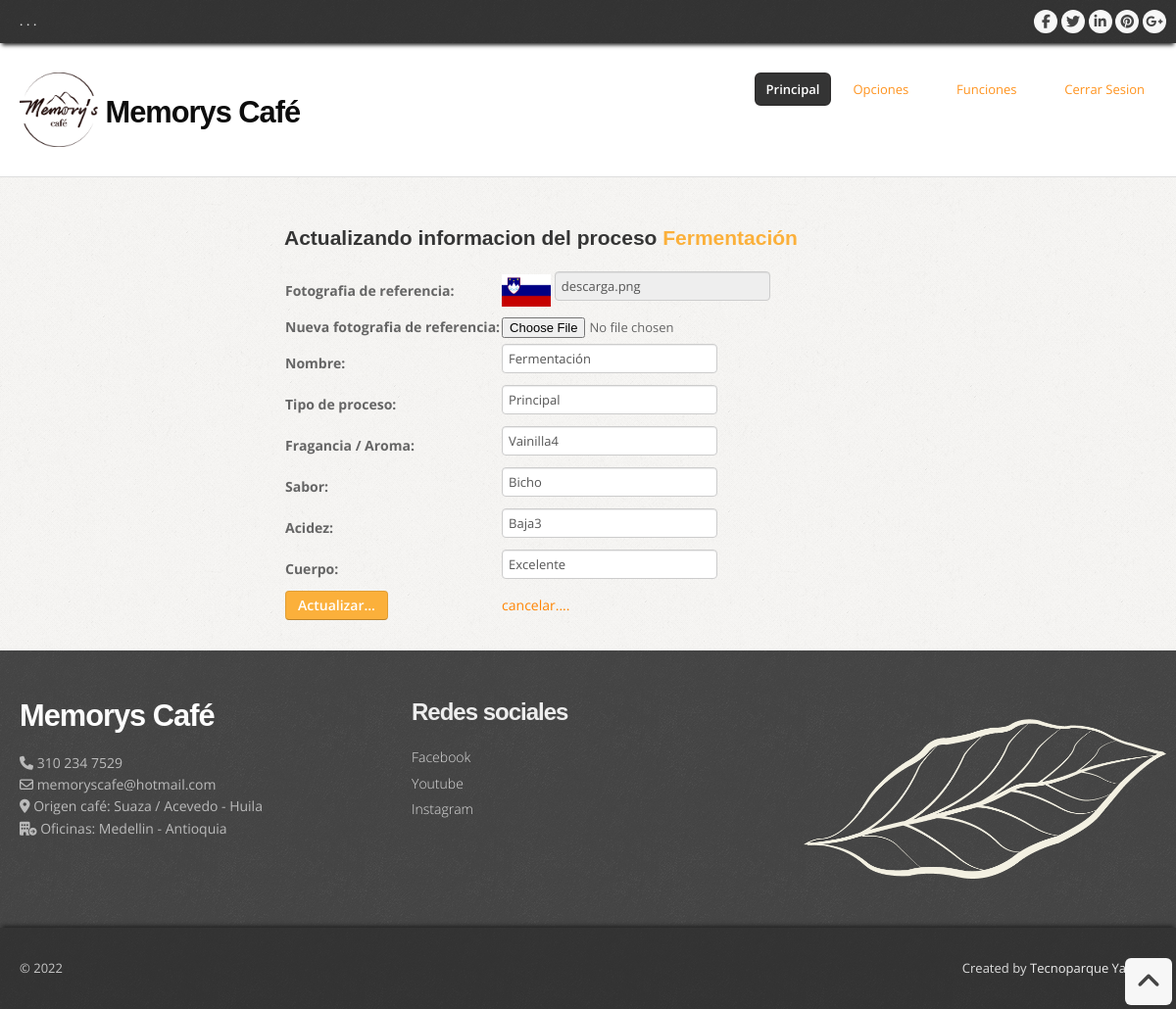
Page /template/funciones/actualizar_proceso1.php?cod=3 on the committed database.
### tables this page shows
CREATE TABLE `proceso` (
  `id_proceso` int(11) NOT NULL,
  `nombre_proceso` varchar(50) NOT NULL,
  `tipo_fer` varchar(50) NOT NULL,
  `fragancia_proceso` varchar(25) NOT NULL,
  `sabor_proceso` varchar(25) NOT NULL,
  `acidez_proceso` varchar(30) NOT NULL,
  `cuerpo_proceso` varchar(30) NOT NULL,
  `id_variedad` int(11) NOT NULL,
  `foto_proceso` varchar(250) NOT NULL,
  `ruta_proceso` varchar(250) NOT NULL
);

### template/funciones/actualizar_proceso1.php (the view, shortened to what this page needs)
<?php
include '../conexion.php';
?>
<!DOCTYPE html>
<html lang="en">
<head>
  <link href="../css/bootstrap.css" rel="stylesheet" />
  <link href="../css/bootstrap-responsive.css" rel="stylesheet" />
  <link href="../css/prettyPhoto.css" rel="stylesheet" />
  <link href="../css/style.css" rel="stylesheet">
  <link rel="stylesheet" href="../../css/actualizar2.css">
  <link id="t-colors" href="../color/default.css" rel="stylesheet" />
</head>
<body>
  <div id="wrapper">
    <header>
      <div class="top">
        <div class="container">
          <div class="row">
            <div class="span6">
              <ul class="topmenu">
                <li><a href="#">.</a></li>
                <li><a href="#">.</a></li>
                <li><a href="#">.</a></li>
              </ul>
            </div>
            <div class="span6">
              <ul class="social-network">
                <li><a href="#" data-placement="bottom" title="Facebook"><i class="icon-circled icon-bglight icon-facebook"></i></a></li>
                <li><a href="#" data-placement="bottom" title="Twitter"><i class="icon-circled icon-bglight icon-twitter"></i></a></li>
                <li><a href="#" data-placement="bottom" title="Linkedin"><i class="icon-circled icon-linkedin icon-bglight"></i></a></li>
                <li><a href="#" data-placement="bottom" title="Pinterest"><i class="icon-circled icon-pinterest  icon-bglight"></i></a></li>
                <li><a href="#" data-placement="bottom" title="Google +"><i class="icon-circled icon-google-plus icon-bglight"></i></a></li>
              </ul>
            </div>
          </div>
        </div>
      </div>
      <div class="container">
        <div class="row nomargin">
          <div class="span4">
            <div class="logo">
              <h1><img src="../icon/logo.png" width="80px" alt=""> Memorys Café</a></h1>
            </div>
          </div>
          <div class="span8">
            <div class="navbar navbar-static-top">
              <div class="navigation">
                <nav>
                  <ul class="nav topnav">
                    <li class="active">
                      <a href="inicio.php">Principal</a>
                    </li>
                    <li class="dropdown">
                      <a href="#">Opciones <i class="icon-angle-down"></i></a>
                    </li>
                    <li class="dropdown">
                      <a href="#">Funciones <i class="icon-angle-down"></i></a>
                    </li>
                    <li>
                      <a href="contact.html">Cerrar Sesion </a>
                    </li>
                  </ul>
                </nav>
              </div>
            </div>
          </div>
        </div>
      </div>
    </header>
    <section id="content">
      <div class="container">
        <div class="row">
        <?php
         try {
                $sql = "SELECT * FROM proceso where id_proceso=".$_REQUEST['cod'].";";
                $resultado=$cadena->prepare($sql);
                $resultado->execute (array());
                while ($consulta=$resultado-> fetch ( PDO::FETCH_ASSOC)) {
             ?>
                <form  name="form" action="actualizar_proceso2.php?id=<?php echo $_REQUEST['cod'];?> " method="POST" enctype="multipart/form-data" class="formprincipal">
                <td> <h3> Actualizando informacion del proceso <span class="usuario"> <?php echo $consulta['nombre_proceso']; ?></span></h3> </td >
                     <table >
                     <tr>
                     <th >Fotografia de referencia:   </th>
                        <th > <img src="../fotografiaProceso/<?=$consulta['foto_proceso']?>" alt="" width="50px"> <input type="text" name="imagenantigua" value="<?php echo $consulta['foto_proceso']; ?>" readonly > </th>
                     </tr>
                     <tr>
                        <th >Nueva fotografia de referencia:   </th>
                        <th > <input type="file" name="nameimagen" require value="" class="box1"> </th>
                     </tr>
                     <tr>
                        <th >Nombre:   </th>
                        <th > <input type="text" name="nombrep" require value="<?php echo $consulta['nombre_proceso']; ?>" class="box1"> </th>
                     </tr>
                     <tr>
                        <th >Tipo de proceso:   </th>
                        <th > <input type="text" name="tipop" require value="<?php echo $consulta['tipo_fer']; ?>" class="box1"> </th>
                     </tr>
                     <tr>
                        <th>Fragancia / Aroma:   </th>
                        <th> <input type="text" name="fraganciap" require value="<?php echo $consulta['fragancia_proceso']; ?>" class="box1"> </th>
                     </tr>
                     <tr>
                        <th>Sabor:   </th>
                        <th> <input type="text" name="saborp" require value="<?php echo $consulta['sabor_proceso']; ?>" class="box1"> </th>
                     </tr>
                     <tr>
                        <th>Acidez:   </th>
                        <th> <input type="text" name="acidezp" require value="<?php echo $consulta['acidez_proceso']; ?>" class="box1"> </th>
                     </tr>
                     <tr>
                        <th>Cuerpo:   </th>
                        <th> <input type="text" name="cuerpop" require value="<?php echo $consulta['cuerpo_proceso']; ?>" class="box1"> </th>
                     </tr>
                     <tr>
                         <td class="boton" ><input type="submit" name="butonp" value="Actualizar..."  class="btn btn-danger" ></td>
                         <td><a href="javascript:history.go(-1)" class="cancelar"> cancelar....</a> </td>
                     </tr>
                </table>
           </form>
              <?php
             }
         } catch (Exception $e) {
            die ('ALERTA!!! Revise su conexion a la base para generar la consulta.... ' . $e-> getMessage () );
        }
         ?>
        </div>
      </div>
    </section>
    <footer>
      <div class="container">
        <div class="row">
          <div class="span4">
            <div class="widget">
              <div class="footer_logo">
                <h3><a href="index.html"> Memorys Café</a></h3>
              </div>
              <p>
                <i class="icon-phone"></i> 310 234 7529 <br>
                <i class="icon-envelope-alt"></i> memoryscafe@hotmail.com <br>
                <i class="fa-solid fa-location-dot"></i> Origen café: Suaza / Acevedo - Huila <br>
                <i class="fa-solid fa-building-circle-arrow-right"></i> Oficinas: Medellin - Antioquia
              </p>
            </div>
          </div>
          <div class="span4">
            <div class="widget">
              <h5 class="widgetheading">Redes sociales</h5>
              <ul class="link-list">
                <li><a href="#">Facebook</a></li>
                <li><a href="#">Youtube</a></li>
                <li><a href="#">Instagram</a></li>
              </ul>
            </div>
          </div>
          <div class="span4">
            <div class="widget">
              <img src="../images/hoja.png" width="100%" alt="">
            </div>
          </div>
        </div>
      </div>
      <div id="sub-footer">
        <div class="container">
          <div class="row">
            <div class="span6">
              <div class="copyright">
                <p><span>&copy; 2022</span></p>
              </div>
            </div>
            <div class="span6">
              <div class="credits">
                Created by <a href="">Tecnoparque Yamboro</a>
              </div>
            </div>
          </div>
        </div>
      </div>
    </footer>
  </div>
  <a href="#" class="scrollup"><i class="icon-angle-up icon-rounded icon-bglight icon-2x"></i></a>
</body>
</html>

### template/css/style.css (style rules this page uses)
body { font-family:'Open Sans', Arial, sans-serif; font-size:14px; font-weight:400; line-height:1.6em; color:#656565; }
a { color:#4b5056; }
.bold { font-weight:900; }
.container { padding:0 20px 0 20px; position:relative; }
.row { margin-bottom:30px; }
.row.nomargin { margin-bottom:0; }
header { background: ; margin:0; padding:0 0 20px; position:relative; z-index:2000; }
header .top { padding:10px 0 10px; margin:0 0 30px; background: url(../img/top-pattern-150.png) repeat; -webkit-box-shadow: 0 4px 4px -2px #222; -moz-box-shadow: 0 4px 4px -2px #222; box-shadow: 0 4px 4px -2px #222; }
header .logo { float:left; }
header .logo img { margin-bottom:10px; }
header .logo h1 { color:#0d0d0d; letter-spacing:-1px; font-size:2.2em; font-weight:900; margin:0; }
header .top .row { margin-bottom:0; }
ul.topmenu { list-style:none; margin:0; }
ul.topmenu li { display:inline; }
ul.topmenu li a { font-size:12px; color: #ddd; font-weight:600; }
ul.social-network { float:right; list-style:none; margin:0; }
ul.social-network li { display:inline; }
header .navigation { float:right; }
header ul.nav li { border:none; margin:0; }
header ul.nav li a { border:none; font-weight:400; }
.navbar .nav > li > a { font-size:13px; color: #FF931E; text-shadow: none; }
header ul.nav li a i { color:#fff; }
.navbar .nav > .active > a,.navbar .nav > .active > a:hover { font-weight:600; }
ul.nav li.dropdown a { z-index:1000; display:block; }
#content { position:relative; background:#fff; border-top:1px solid #ddd; padding:50px 0 0 0; }
#content { background-image: url(../img/pattern/pat-1.png); background-repeat: repeat; }
#content img { max-width:100%; height:auto; }
ul.link-list { margin:0; padding:0; list-style:none; }
ul.link-list li { margin:0; padding:2px 0 2px 0; list-style:none; }
footer ul.link-list li a { color:#ddd; font-weight:300; }
footer { padding:50px 0 0 0; color:#bbb; background: url(../img/header-pattern-150.png) repeat; }
footer a { color:#eee; text-decoration:none; }
footer h1, footer h2, footer h3, footer h4, footer h5, footer h6 { color:#eee; }
footer .footer_logo { margin-bottom:20px; }
footer .footer_logo h3 { color:#fdfdfd; letter-spacing:-1px; font-size:2.2em; font-weight:900; margin:0; }
footer .footer_logo h3 a { color:#fdfdfd; }
footer h5.widgetheading { text-transform:none; font-weight:600; letter-spacing:-1px; margin-bottom:20px; }
footer .widget i { color:#bbb; }
#sub-footer { background: url(../img/top-pattern-150.png) repeat; text-shadow:none; color:#ddd; padding:0; padding-top:30px; margin:20px 0 0 0; -webkit-box-shadow: 0 -4px 4px -2px #222; -moz-box-shadow: 0 -4px 4px -2px #222; box-shadow: 0 -4px 4px -2px #222; }
#sub-footer p { margin:0; padding:0; }
#sub-footer span { color:#c7c7c7; }
.copyright p { text-align:left; font-size:13px; }
.credits { text-align:right; font-size:13px; }
.scrollup { position:fixed; width:32px; height:32px; bottom:20px; right:20px; }
a.scrollup { outline:0; text-decoration:none; }
a i.icon-bglight, a i.icon-bgdark { display: inline-block; }
[class^="icon-"], [class*=" icon-"] { color:#404040; }

### css/actualizar2.css (style rules this page uses)
.usuario { color: #FBB03B; }
.cancelar { color: rgb(255, 132, 2); }
.formprincipal { margin: 0 auto; width: 50%; text-align: left; }
h3 { font-size: 1.5em; }
.btn-danger { background:#FBB03B ; }

### template/css/shortcodes.css (style rules this page uses)
i.icon-bglight { color: #444; background: #f7f7f7; }
.icon-rounded { display: inline-block; border-radius: 6px !important; -moz-border-radius: 6px !important; -webkit-border-radius: 6px !important; -o-border-radius: 6px !important; -ms-border-radius: 6px !important; text-align: center; width: 24px !important; height: 24px !important; line-height: 24px !important; }
.icon-rounded.icon-2x { width: 48px !important; height: 48px !important; line-height: 48px !important; }
.icon-circled { display: inline-block; border-radius: 1000px !important; -moz-border-radius: 1000px !important; -webkit-border-radius: 1000px !important; -o-border-radius: 1000px !important; -ms-border-radius: 1000px !important; text-align: center; width: 24px !important; height: 24px !important; line-height: 24px !important; }

### rows in the picture
proceso: nombre_proceso "Fermentación", foto_proceso (picture), imagenantigua "descarga.png", nombrep "Fermentación", tipop "Principal", fraganciap "Vainilla4", saborp "Bicho", acidezp "Baja3", cuerpop "Excelente"
